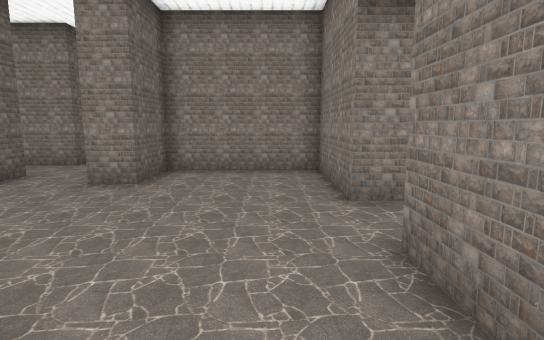
View 1 (above)

24 first-person views from a walk through a 3-D level made in the Unity game engine. The camera is 1.2 m above the floor, tilts 8° down and sees 80° across. The floor is counted in squares, 1 m on a side. Each view is taken from the middle of a square. On the plan, view 1 faces up. The plan holds only what a view shows up to about 14 squares ahead; the rest is blank. The player character is not drawn.

View 2
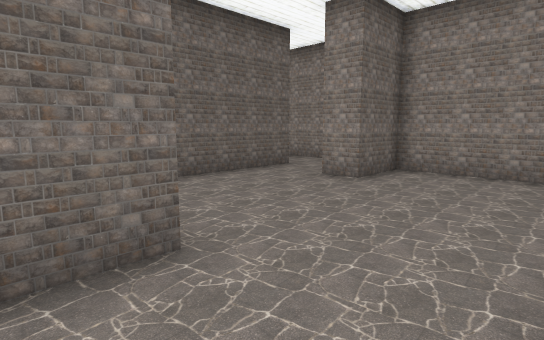

View 3
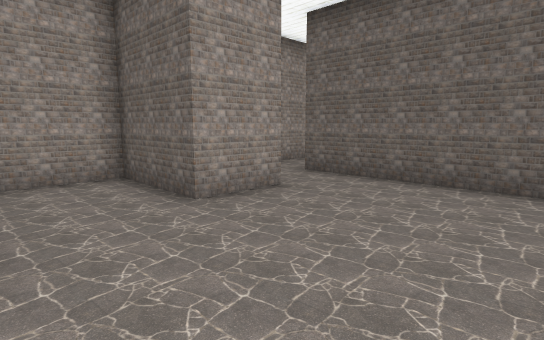

View 4
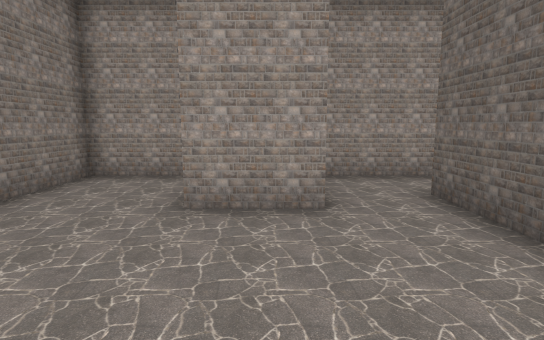

View 5
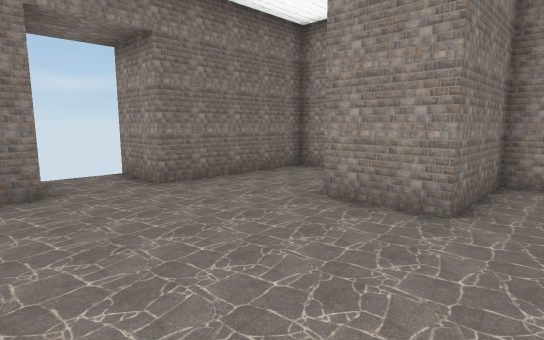

View 6
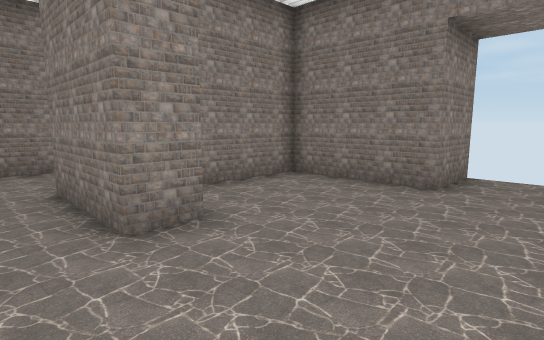

View 7
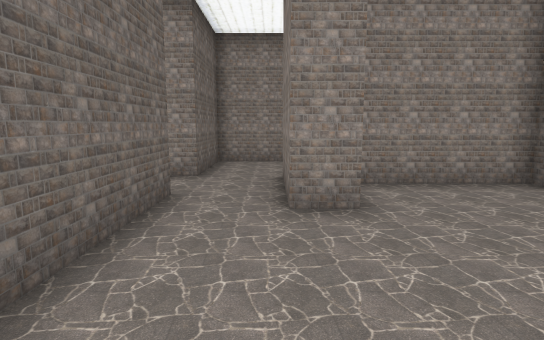

View 8
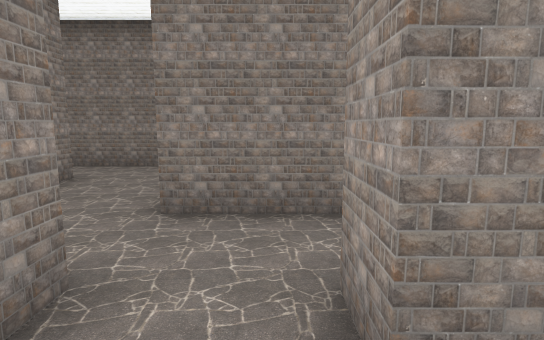

View 9
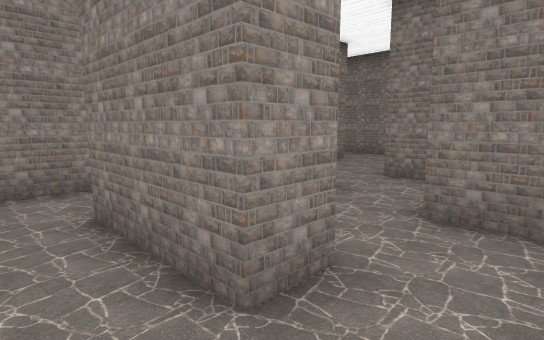

View 10
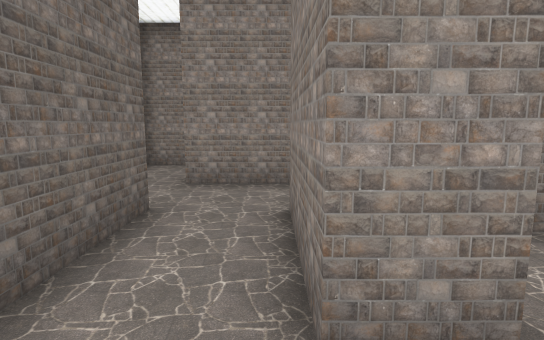

View 11
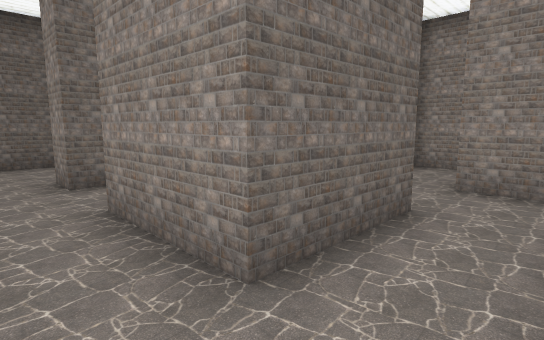

View 12
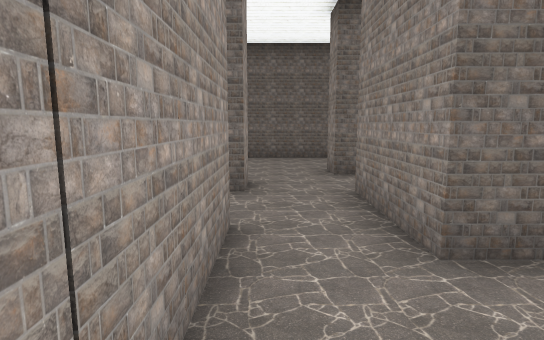

View 13
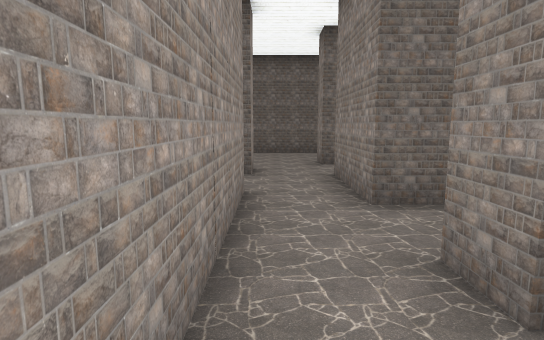

View 14
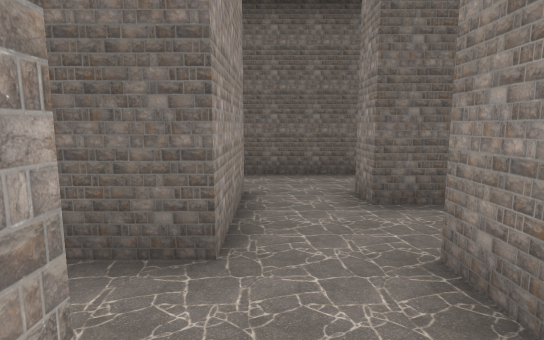

View 15
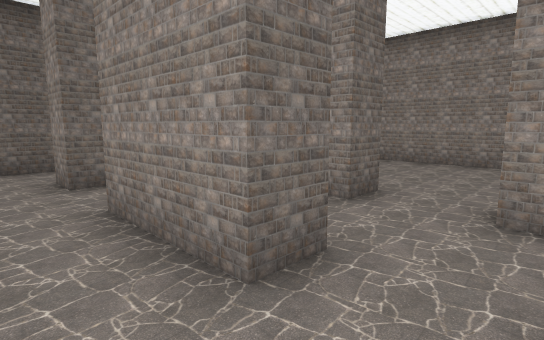

View 16
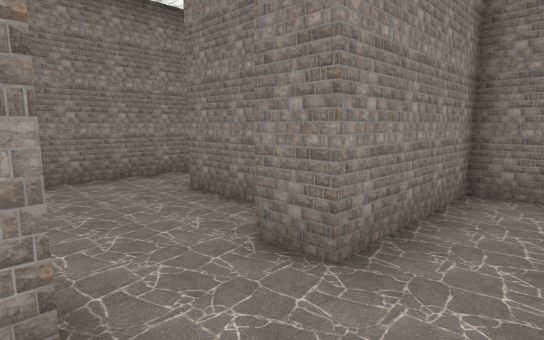

View 17
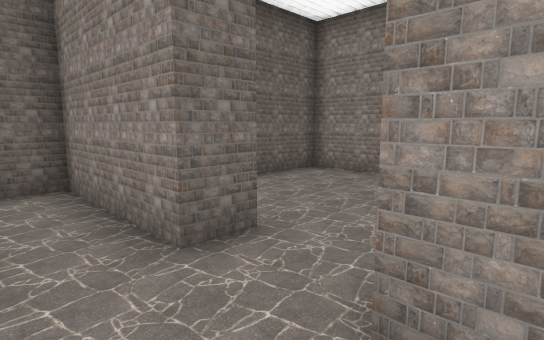

View 18
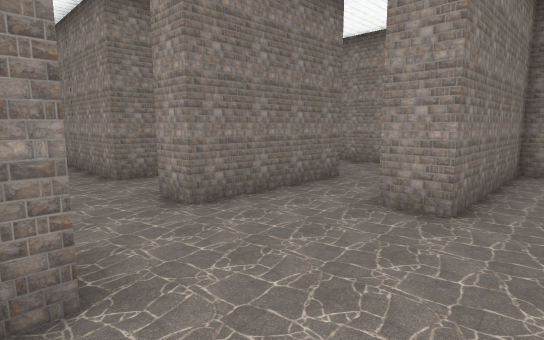

View 19
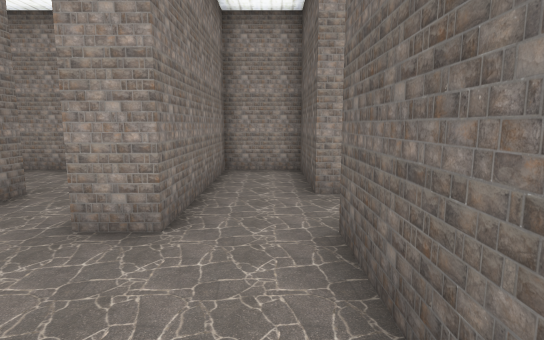

View 20
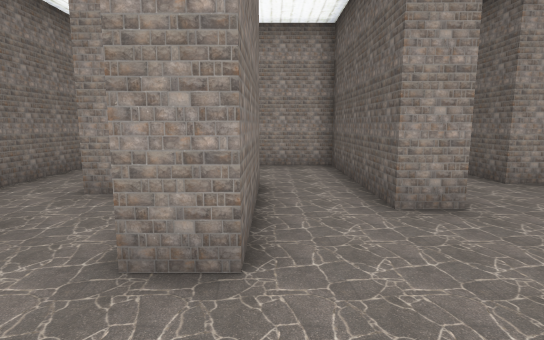

View 21
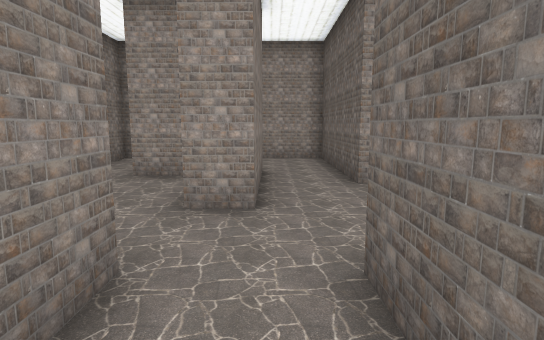

View 22
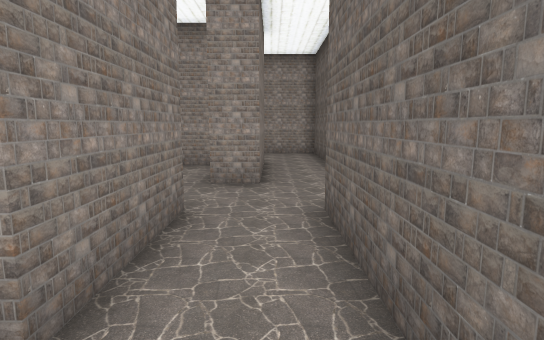

View 23
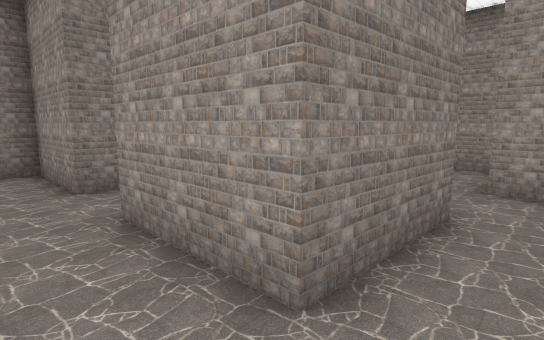

View 24
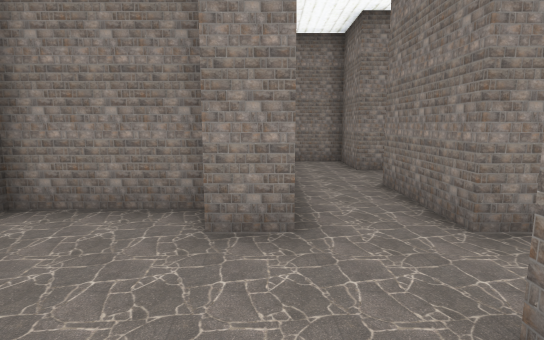

### Floor plan
Ten units are one square. View 1 is at (0, 0); x grows to the right and y downward. Boxes are objects, and circles mark ways between rooms. Rooms are numbered by the first view taken in them; rooms with no view inside come last. Other rooms are left out.
<svg viewBox="-220 -220 259 240">
<path fill="none" stroke="#000" d="M-37 -15 -17 -15 -17 15 13 15 13 -30 32 -30M34 -50 13 -50 13 -85 -27 -85 -27 -65 -37 -65 -37 -75M-57 -75 -57 -15M-86 -75 -97 -75M-67 -62 -67 -75 -57 -75M-57 -95 -76 -95M-94 -55 -75 -55M-136 -105 -117 -105 -117 -75M-97 -75 -97 -105M-87 -125 -118 -125M-137 -135 -137 -125M-116 -55 -94 -55M-87 -136 -87 -125M-97 -105 -67 -105 -67 -112M-98 -166 -98 -155 -115 -155M-37 -145 -37 -155 -77 -155 -77 -165M-179 -85 -208 -85 -208 -35M-158 -36 -158 -55 -147 -55 -147 -51M-128 -45 -128 -55 -116 -55M-117 -75 -148 -75 -148 -105 -136 -105M-142 -25 -128 -25M-137 -125 -148 -125 -148 -145 -162 -145M-168 -131 -168 -75 -178 -75 -178 -79M-215 -15 -208 -15 -208 15 -188 15 -188 -35 -178 -35M-67 -175 -67 -195M-55 -215 -127 -215 -127 -191M-31 -125 -57 -125 -57 -95M-6 -125 -12 -125M13 -113 13 -138M-37 -75 -37 -95M-158 -14 -158 -36M-178 -35 -178 15 -134 15M-108 15 -108 -19M-57 -15 -57 -5M-64 15 -37 15 -37 -15M-115 -155 -137 -155 -137 -135"/>
<circle cx="-45" cy="-70" r="3" fill="#2a7"/>
<circle cx="-45" cy="-10" r="3" fill="#2a7"/>
<circle cx="-90" cy="-65" r="3" fill="#2a7"/>
<circle cx="-60" cy="-85" r="3" fill="#2a7"/>
<circle cx="-90" cy="-115" r="3" fill="#2a7"/>
<circle cx="-120" cy="-65" r="3" fill="#2a7"/>
<circle cx="-140" cy="-115" r="3" fill="#2a7"/>
<circle cx="-125" cy="-130" r="3" fill="#2a7"/>
<circle cx="-75" cy="-130" r="3" fill="#2a7"/>
<circle cx="-85" cy="-160" r="3" fill="#2a7"/>
<circle cx="-105" cy="-145" r="3" fill="#2a7"/>
<circle cx="-120" cy="-20" r="3" fill="#2a7"/>
<circle cx="-165" cy="-25" r="3" fill="#2a7"/>
<text x="-10" y="-40">1</text>
<text x="-80" y="-80">2</text>
<text x="-110" y="-100">3</text>
<text x="-80" y="-120">4</text>
<text x="-80" y="-150">5</text>
<text x="-160" y="-70">6</text>
<text x="-90" y="-190">7</text>
<text x="-20" y="-110">8</text>
<text x="-150" y="-10">9</text>
<text x="-50" y="0">10</text>
<text x="-130" y="-150">11</text>
</svg>
Room 1 opens to room 8. Room 1 opens to room 10. Room 2 opens to room 3. Room 2 opens to room 8. Room 3 opens to room 4. Room 3 opens to room 6. Room 3 opens to room 11. Room 4 opens to room 5. Room 5 opens to room 7. Room 5 opens to room 11. Room 6 opens to room 9.

Where each view was taken, in squares from view 1:
view 1: 0 up, 0 right, facing up
view 2: 0 up, 1 right, facing up-left
view 3: 6 up, 1 right, facing down-left
view 4: 6 up, 3 left, facing down
view 5: 6 up, 5 left, facing down-right
view 6: 3 up, 5 left, facing up-right
view 7: 2 up, 4 left, facing up
view 8: 8 up, 8 left, facing right
view 9: 6 up, 11 left, facing up-right
view 10: 6 up, 10 left, facing up
view 11: 6 up, 10 left, facing up-left
view 12: 6 up, 9 left, facing left
view 13: 6 up, 7 left, facing left
view 14: 11 up, 9 left, facing left
view 15: 11 up, 7 left, facing up-left
view 16: 14 up, 10 left, facing up-right
view 17: 14 up, 7 left, facing up-left
view 18: 8 up, 20 left, facing down-right
view 19: 7 up, 20 left, facing down
view 20: 8 up, 16 left, facing down
view 21: 10 up, 16 left, facing down
view 22: 12 up, 16 left, facing down
view 23: 12 up, 16 left, facing down-right
view 24: 4 up, 17 left, facing up
